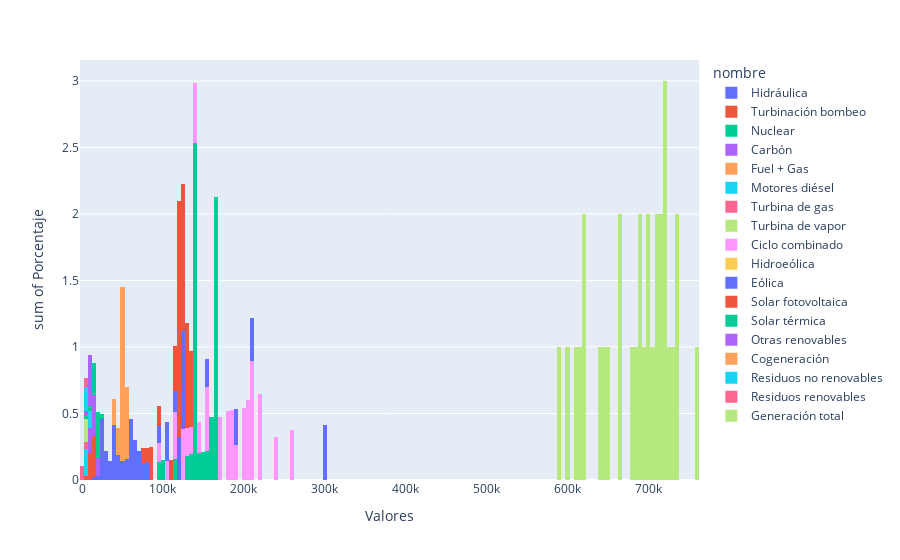

The code cell stored with this chart in its notebook:
### Code cell
px.histogram(data_frame= df_generacion,
             x = 'Valores',
             y = 'Porcentaje',
             color = 'nombre',
             nbins= 200)
